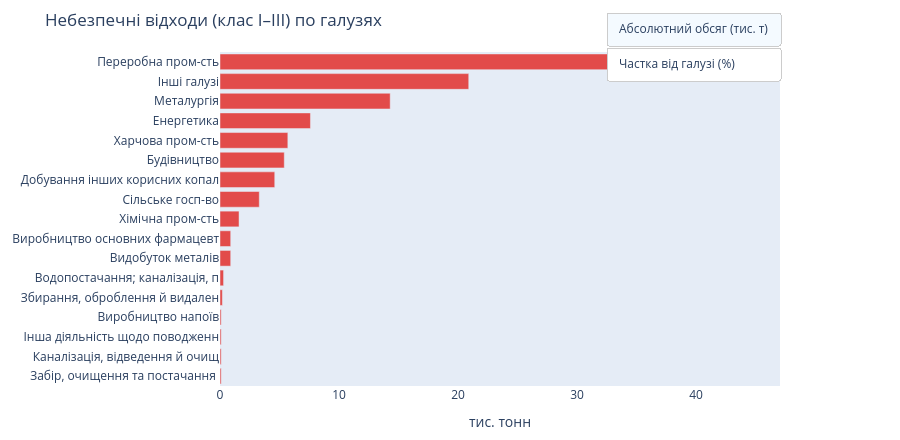

This figure's notebook cell:
### Code cell
# ГРАФІК 6 — Небезпечні по галузях (абс / %)
# ══════════════════════════════════════════════════════════════
haz_kved_abs = df_haz_kved[
    df_haz_kved["pct"].notna() & (df_haz_kved["val"] > 0)
].sort_values("val", ascending=True)  # для тис. тонн

haz_kved_pct = df_haz_kved[
    df_haz_kved["pct"].notna() & (df_haz_kved["pct"] > 0)
].sort_values("pct", ascending=True)
fig6 = go.Figure()

# Trace 0 — абсолютний
fig6.add_trace(go.Bar(
    name="Абсолютний обсяг",
    x=haz_kved_abs["val"] / 1000,
    y=haz_kved_abs["short"],
    orientation="h",
    marker_color="#E24B4A",
    visible=True,
    hovertemplate="%{y}: %{x:.1f} тис. т<extra></extra>",
))

# Trace 1 — частка
fig6.add_trace(go.Bar(
    name="Частка від галузі",
    x=haz_kved_pct["pct"],
    y=haz_kved_pct["short"],
    orientation="h",
    marker_color="#A32D2D",
    visible=False,
    hovertemplate="%{y}: %{x:.1f}%<extra></extra>",
))
fig6.update_layout(
    title="Небезпечні відходи (клас I–III) по галузях",
    height=440,
    margin=dict(l=20, r=120, t=50, b=40),
    xaxis_title="тис. тонн",
    updatemenus=[dict(
        type="buttons",
        x=1.0, y=1.12,
        buttons=[
            dict(
                label="Абсолютний обсяг (тис. т)",
                method="update",
                args=[
                    {
                        "visible": [True, False],
                        "x": [haz_kved_abs["val"] / 1000, haz_kved_pct["pct"]],
                        "y": [haz_kved_abs["short"], haz_kved_pct["short"]],
                    },
                    {"xaxis.title.text": "тис. тонн", "xaxis.ticksuffix": ""},
                ]
            ),
            dict(
                label="Частка від галузі (%)",
                method="update",
                args=[
                    {
                        "visible": [False, True],
                        "x": [haz_kved_abs["val"] / 1000, haz_kved_pct["pct"]],
                        "y": [haz_kved_abs["short"], haz_kved_pct["short"]],
                    },
                    {"xaxis.title.text": "%", "xaxis.ticksuffix": "%"},
                ]
            ),
        ],
        bgcolor="white", bordercolor="#ccc",
    )]
)

### Figure 1 — Plotly figure (JSON) as saved in the notebook; plotly's stock layout.template omitted (floating-point values rounded to 4 significant figures)
{"data": [{"hovertemplate": "%{y}: %{x:.1f} тис. т<extra></extra>", "marker": {"color": "#E24B4A"}, "name": "Абсолютний обсяг", "orientation": "h", "type": "bar", "visible": true, "x": [0.1, 0.1, 0.1, 0.1, 0.2, 0.3, 0.9, 0.9, 1.6, 3.3, 4.6, 5.4, 5.7, 7.6, 14.3, 20.9, 44.7], "y": ["Забір, очищення та постачання ", "Каналізація, відведення й очищ", "Інша діяльність щодо поводженн", "Виробництво напоїв", "Збирання, оброблення й видален", "Водопостачання; каналізація, п", "Видобуток металів", "Виробництво основних фармацевт", "Хімічна пром-сть", "Сільське госп-во", "Добування інших корисних копал", "Будівництво", "Харчова пром-сть", "Енергетика", "Металургія", "Інші галузі", "Переробна пром-сть"]}, {"hovertemplate": "%{y}: %{x:.1f}%<extra></extra>", "marker": {"color": "#A32D2D"}, "name": "Частка від галузі", "orientation": "h", "type": "bar", "visible": false, "x": [0.1, 0.1, 0.1, 0.2, 0.3, 0.3, 0.3, 0.4, 0.6, 0.8, 1.1, 1.1, 1.6, 7.5], "y": ["Забір, очищення та постачання ", "Водопостачання; каналізація, п", "Сільське госп-во", "Збирання, оброблення й видален", "Харчова пром-сть", "Енергетика", "Хімічна пром-сть", "Металургія", "Переробна пром-сть", "Будівництво", "Добування інших корисних копал", "Інша діяльність щодо поводженн", "Інші галузі", "Виробництво основних фармацевт"]}], "layout": {"height": 440, "margin": {"b": 40, "l": 20, "r": 120, "t": 50}, "title": {"text": "Небезпечні відходи (клас I–III) по галузях"}, "updatemenus": [{"bgcolor": "white", "bordercolor": "#ccc", "buttons": [{"args": [{"visible": [true, false], "x": [[0.1, 0.1, 0.1, 0.1, 0.2, 0.3, 0.9, 0.9, 1.6, 3.3, 4.6, 5.4, 5.7, 7.6, 14.3, 20.9, 44.7], [0.1, 0.1, 0.1, 0.2, 0.3, 0.3, 0.3, 0.4, 0.6, 0.8, 1.1, 1.1, 1.6, 7.5]], "y": [["Забір, очищення та постачання ", "Каналізація, відведення й очищ", "Інша діяльність щодо поводженн", "Виробництво напоїв", "Збирання, оброблення й видален", "Водопостачання; каналізація, п", "Видобуток металів", "Виробництво основних фармацевт", "Хімічна пром-сть", "Сільське госп-во", "Добування інших корисних копал", "Будівництво", "Харчова пром-сть", "Енергетика", "Металургія", "Інші галузі", "Переробна пром-сть"], ["Забір, очищення та постачання ", "Водопостачання; каналізація, п", "Сільське госп-во", "Збирання, оброблення й видален", "Харчова пром-сть", "Енергетика", "Хімічна пром-сть", "Металургія", "Переробна пром-сть", "Будівництво", "Добування інших корисних копал", "Інша діяльність щодо поводженн", "Інші галузі", "Виробництво основних фармацевт"]]}, {"xaxis.ticksuffix": "", "xaxis.title.text": "тис. тонн"}], "label": "Абсолютний обсяг (тис. т)", "method": "update"}, {"args": [{"visible": [false, true], "x": [[0.1, 0.1, 0.1, 0.1, 0.2, 0.3, 0.9, 0.9, 1.6, 3.3, 4.6, 5.4, 5.7, 7.6, 14.3, 20.9, 44.7], [0.1, 0.1, 0.1, 0.2, 0.3, 0.3, 0.3, 0.4, 0.6, 0.8, 1.1, 1.1, 1.6, 7.5]], "y": [["Забір, очищення та постачання ", "Каналізація, відведення й очищ", "Інша діяльність щодо поводженн", "Виробництво напоїв", "Збирання, оброблення й видален", "Водопостачання; каналізація, п", "Видобуток металів", "Виробництво основних фармацевт", "Хімічна пром-сть", "Сільське госп-во", "Добування інших корисних копал", "Будівництво", "Харчова пром-сть", "Енергетика", "Металургія", "Інші галузі", "Переробна пром-сть"], ["Забір, очищення та постачання ", "Водопостачання; каналізація, п", "Сільське госп-во", "Збирання, оброблення й видален", "Харчова пром-сть", "Енергетика", "Хімічна пром-сть", "Металургія", "Переробна пром-сть", "Будівництво", "Добування інших корисних копал", "Інша діяльність щодо поводженн", "Інші галузі", "Виробництво основних фармацевт"]]}, {"xaxis.ticksuffix": "%", "xaxis.title.text": "%"}], "label": "Частка від галузі (%)", "method": "update"}], "type": "buttons", "x": 1, "y": 1.12}], "xaxis": {"title": {"text": "тис. тонн"}}}}
